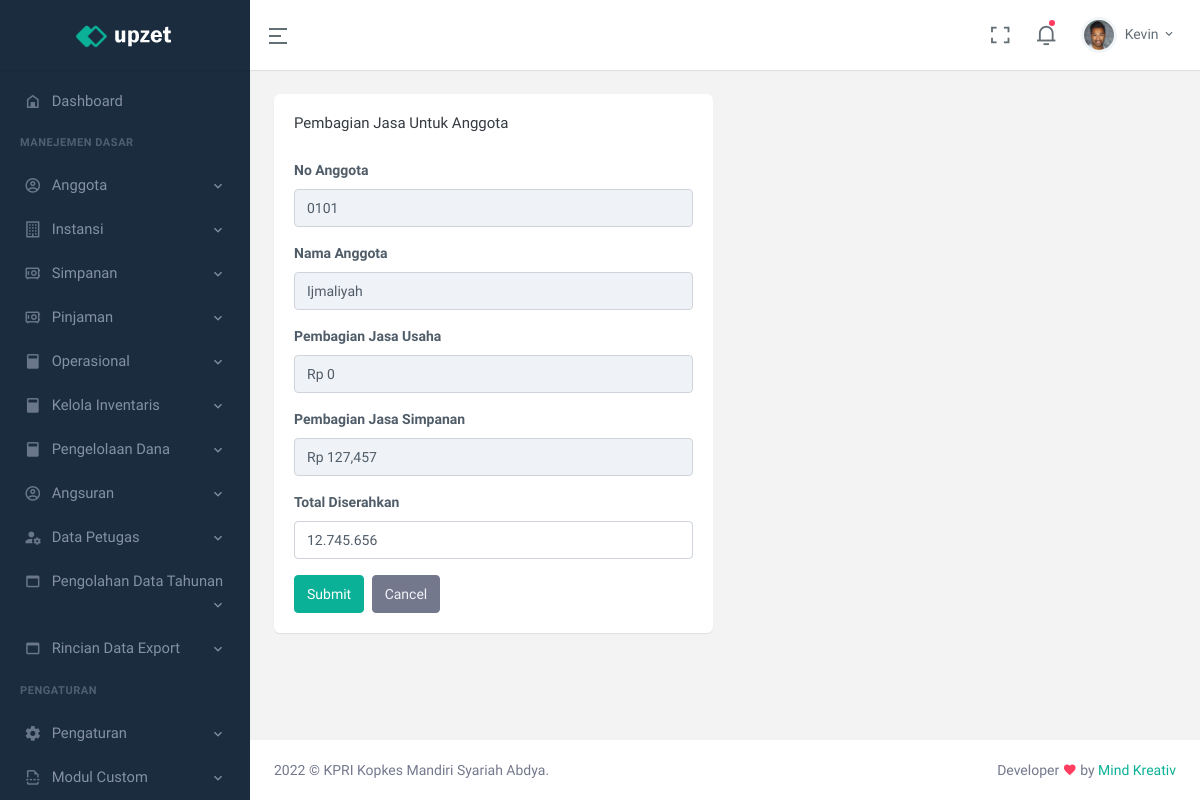
Page /detail_phu/1 on the earlier database version.
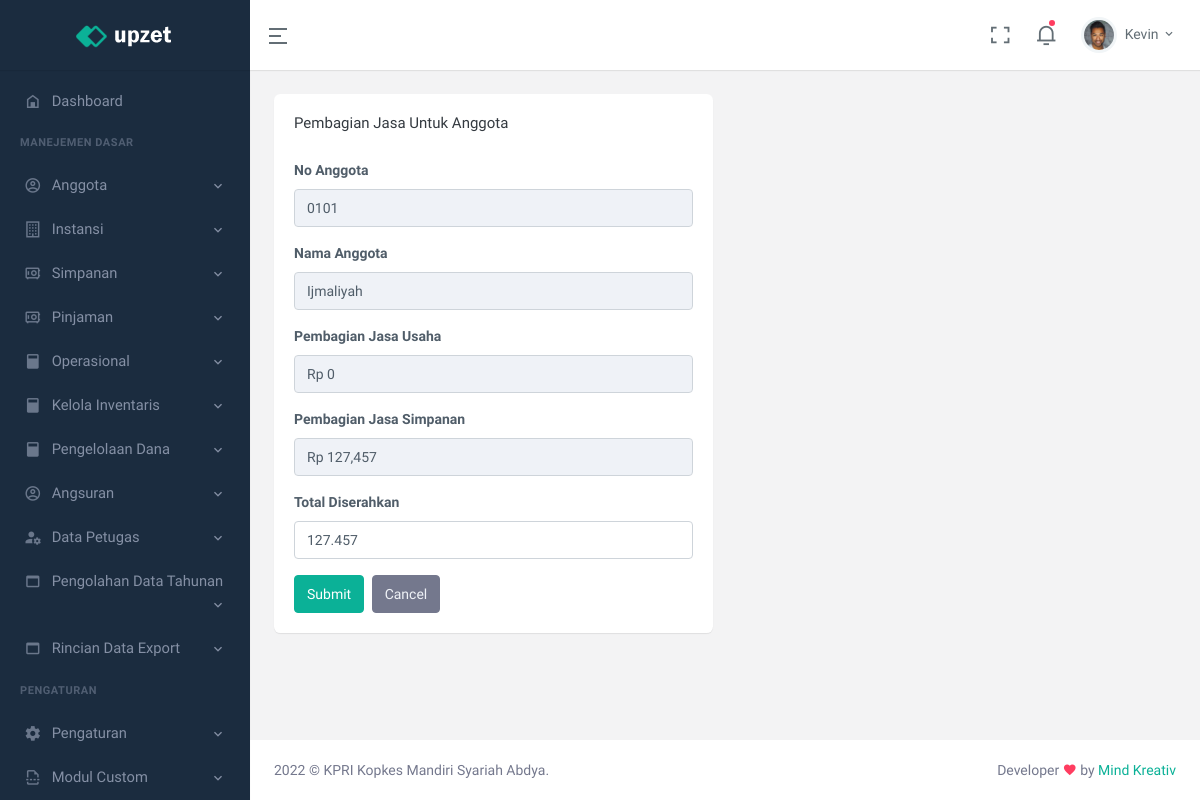
Same page on the later database version.
### tables this page shows
CREATE TABLE `tb_bht` (
  `id` int(11) NOT NULL,
  `no_anggota` varchar(30) NOT NULL,
  `no_rekening` varchar(30) NOT NULL,
  `nama_anggota` varchar(50) NOT NULL,
  `total_simpanan` double NOT NULL,
  `total_margin` double NOT NULL,
  `persen_jasa_usaha` double NOT NULL,
  `persen_jasa_simpanan` double NOT NULL,
  `total_diserahkan` double NOT NULL,
  `sisa_pembagian` double NOT NULL,
  `sudah_diserahkan` tinyint(4) NOT NULL,
  `last_update` date NOT NULL,
  `tahun` varchar(4) NOT NULL
);

### application/views/main.php (called while the page is built, shortened)
<?php
$this->load->view('part/header.php');
$this->load->view($page);
 ?>

### application/controllers/C_Operasional.php (called while the page is built, shortened)
<?php
class C_Operasional extends CI_Controller{
  public function __construct()
  {
    $this->load->library('form_validation');
    $this->load->model(array(
      'Data_Operasional/M_update' => 'mu',
      'Data_Operasional/M_function' => 'mf',
    ));
    $this->load->library(array('Curency_indo_helper' => 'conv'));
  }
  function detail_anggota_phu($id)
  {
    $cek = $this->mf->detail_bht_data($id);
    if ($cek->num_rows() < 1) {
      echo "Parameter Salah";
    }else {
      $load = $this->mf->detail_bht_data($id)->row();
      $data = array(
        'js'                    =>  '',
        'title'                 =>  'Pembagian Jasa Untuk Anggota',
        'load'                  =>  $load,
        'page'                  =>  'page/operasional/form_phu'
      );
      $this->load->view('main', $data);
    }
  }
}

### index.php (called while the page is built, shortened)
<?php
require_once BASEPATH.'core/CodeIgniter.php';

### application/models/Data_Operasional/M_function.php (called while the page is built, shortened)
<?php
class M_function extends CI_Model{
  function detail_bht_data($id)
  {
    $this->db->where('id', $id);
    return $this->db->get('tb_bht');
  }
}

### application/libraries/Curency_indo_helper.php (called while the page is built, shortened)
<?php
class Curency_indo_helper {
  function convRupiah($value) {
   return 'Rp ' . number_format($value);
  }
}

### application/views/page/operasional/form_phu.php (the view, shortened to what this page needs)
<div class="page-content">
    <div class="container-fluid">
        <div class="row">
                    <div class="col-xl-6">
                            <div class="card">
                                <div class="card-body">
                                    <h4 class="card-title"><?= $title; ?></h4>
                                    <br>
                                    <form method="post" action="<?=base_url('kelola_dana/proses_anggota_phu'); ?>" class="custom-validation">
                                      <div class="mb-3">
                                        <label class="form-label">No Anggota</label>
                                        <div>
                                            <input type="text" class="form-control" value="<?= $load->no_anggota ?>" readonly>
                                        </div>
                                      </div>
                                      <div class="mb-3">
                                        <label class="form-label">Nama Anggota</label>
                                        <div>
                                            <input type="text" class="form-control" value="<?= $load->nama_anggota ?>" readonly>
                                        </div>
                                      </div>
                                      <div class="mb-3">
                                        <label class="form-label">Pembagian Jasa Usaha</label>
                                        <div>
                                            <input type="text" class="form-control" value="<?= $this->conv->convRupiah($load->persen_jasa_usaha) ?>" readonly>
                                        </div>
                                      </div>
                                      <div class="mb-3">
                                        <label class="form-label">Pembagian Jasa Simpanan</label>
                                        <div>
                                            <input type="text" class="form-control" value="<?= $this->conv->convRupiah($load->persen_jasa_simpanan) ?>" readonly>
                                        </div>
                                      </div>
                                      <div class="mb-3">
                                        <label class="form-label">Total Diserahkan</label>
                                        <div>
                                            <input type="text" class="form-control uang" name="total_diserahkan" value="<?= $load->persen_jasa_usaha + $load->persen_jasa_simpanan ?>">
                                        </div>
                                      </div>
                                      <div>
                                        <div>
                                            <button type="submit" class="btn btn-primary waves-effect waves-light me-1"> Submit </button>
                                            <button type="reset" class="btn btn-secondary waves-effect"> Cancel </button>
                                        </div>
                                      </div>
                                    </form>
                                </div>
                            </div>
                          </div>
                        </div>
                      </div>
                    </div>

Differences in the rows shown:
changed tb_bht "Ijmaliyah": total_diserahkan "12.745.656" → "127.457"
